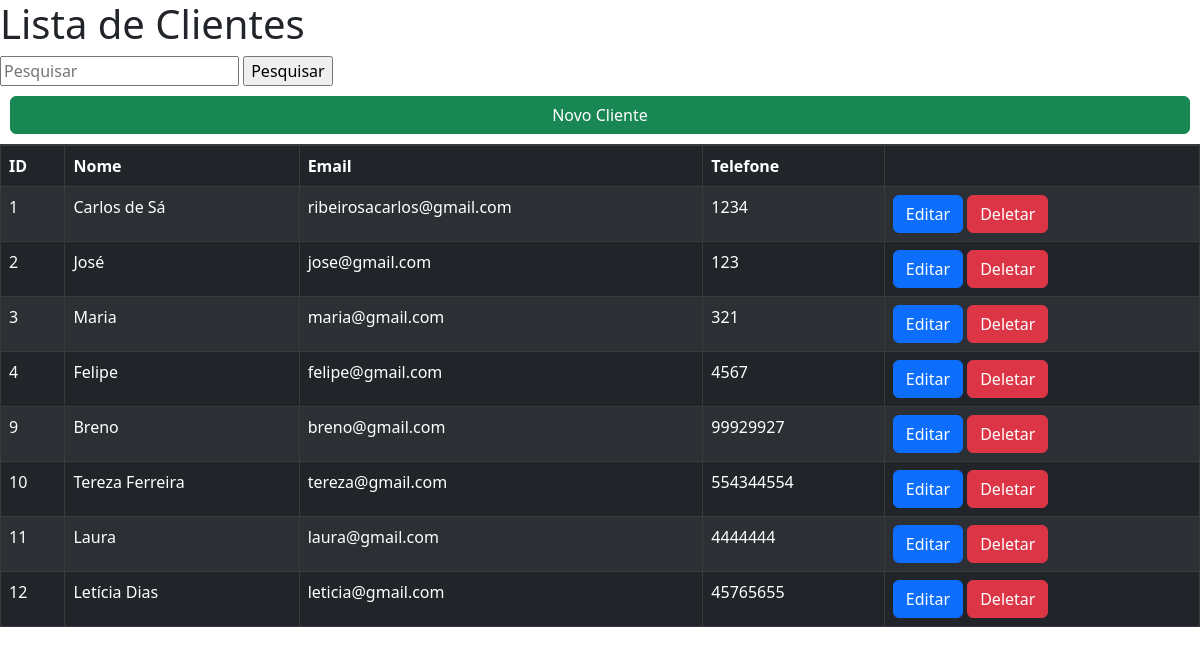
Page /sistema-confianca/index.php on the committed database.
### tables this page shows
CREATE TABLE `clientes` (
  `id` int(11) NOT NULL,
  `name` varchar(35) DEFAULT NULL,
  `email` varchar(85) DEFAULT NULL,
  `phone` int(13) DEFAULT NULL
);

### sistema-confianca/controllers/clientsController.php (called while the page is built, shortened)
<?php
    require_once "./models/Client.php";
    class ClientsController{
        private $model;
        function __construct(){
            $this->model = new ClientModel();
        }
        public function getAll($data=null){
            $resultData = $this->model->getAll();
            require_once "./views/index.php";
        }
    }
?>

### sistema-confianca/configuration/connect.php (called while the page is built, shortened)
<?php
    class Connect{
        private function connectDatabase(){
            try
            {
                $this->connection = new PDO('mysql:host='.HOST.';dbname='.DBNAME, USER, PASSWORD);
            }
            catch (PDOException $e)
            {
                echo "ERRO".$e->getMessage();
                die();
            }
        }
    }
?>

### sistema-confianca/models/Client.php (called while the page is built, shortened)
<?php
    require_once "./configuration/connect.php";
    class ClientModel extends Connect{
        private $table;
        function __construct(){
            $this->table = "clientes";
        }
        public function getAll(){
            $sqlSelect = $this->connection->query("SELECT * FROM $this->table");
            $resultQuery = $sqlSelect->fetchAll();
            return $resultQuery;
        }
    }
?>

### sistema-confianca/views/index.php (the view, shortened to what this page needs)
<!DOCTYPE html>
<html lang="pt-br">
<head>
    <link rel="stylesheet" href="views/css/index.css">
    <link href="https://cdn.jsdelivr.net/npm/bootstrap@5.2.3/dist/css/bootstrap.min.css" rel="stylesheet">
</head>
<body>
    <h1>Lista de Clientes</h1>
    <form action="index.php">
        <input type="search" name="search" placeholder="Pesquisar">
        <input type="submit" name="submit" value="Pesquisar">
    </form>
    <div class="novo d-grid gap-2">
    <a class="btn btn-success" href="./index.php?a=goToNew">Novo Cliente</a>
    </div>
    <div class="content">
        <table class="table table-responsive-sm table-dark table-striped table-hover table-bordered table-group-divider ">
            <thead>
                <tr>
                    <th>ID</th>
                    <th>Nome</th>
                    <th>Email</th>
                    <th>Telefone</th>
                    <th></th>
                </tr>
            </thead>
            <tbody>
                <?php foreach($resultData as $data): ?>
                    <tr>
                        <td> <?= $data["id"]; ?> </td>
                        <td> <?= $data["name"]; ?> </td>
                        <td> <?= $data["email"]; ?> </td>
                        <td> <?= $data["phone"]; ?> </td>
                        <td>
                            <a class="btn btn-primary" href="./index.php?a=search&v=editCreate&search=<?= $data['id'] ?>">Editar</a>
                            <button class="btn btn-danger" onclick="verifyDelete(<?= $data['id'] ?>)">Deletar</button>
                        </td>
                    </tr>
                <?php endforeach; ?>
            </tbody>
        </table>
    </div>
</body>
</html>

### sistema-confianca/index.php (shortened to what this page needs)
<?php
    require_once ('./controllers/clientsController.php');
    $controller = new ClientsController();
    $action = (isset($_GET['a']) || isset($_POST['a'])) ? (isset($_POST['a']) ? $_POST['a'] : $_GET['a']) : 'getAll';
    $message = isset($_GET['m']) ? $_GET['m'] : '';
    $status = !empty($_GET['s']) ? $_GET['s'] : '';
    if(!empty($message) && isset($_GET['s']))
    {
        $messages = [
            'edit' => ['editado','editar'],
            'delete' => ['deletado','deletar'],
            'update' => ['atualizado','atualizar'],
            'insert' => ['inserido','inserir']
        ];
        $controller->{$action}($messages[$message][0],$messages[$message][1],$status);
    }
    else if($action == "delete")
    {
        $id = $_GET['id'];
        $controller->{$action}($id);
    }
    else if($action == "edit")
    {
        $controller->{$action}($_POST);
    }
    else if($action == "new")
    {
        $controller->{$action}($_POST);
    }
    else
    {
        $controller->{$action}();
    }

### sistema-confianca/views/css/index.css (style rules this page uses)
body { align-items: center; font-family: Arial, Helvetica, sans-serif; flex-direction: column; }
.novo { padding: 10px; }

### rows in the picture
clientes: id "1", name "Carlos de Sá", email "ribeirosacarlos@gmail.com", phone "1234"
clientes: id "2", name "José", email "jose@gmail.com", phone "123"
clientes: id "3", name "Maria", email "maria@gmail.com", phone "321"
clientes: id "4", name "Felipe", email "felipe@gmail.com", phone "4567"
clientes: id "9", name "Breno", email "breno@gmail.com", phone "99929927"
clientes: id "10", name "Tereza Ferreira", email "tereza@gmail.com", phone "554344554"
clientes: id "11", name "Laura", email "laura@gmail.com", phone "4444444"
clientes: id "12", name "Letícia Dias", email "leticia@gmail.com", phone "45765655"
